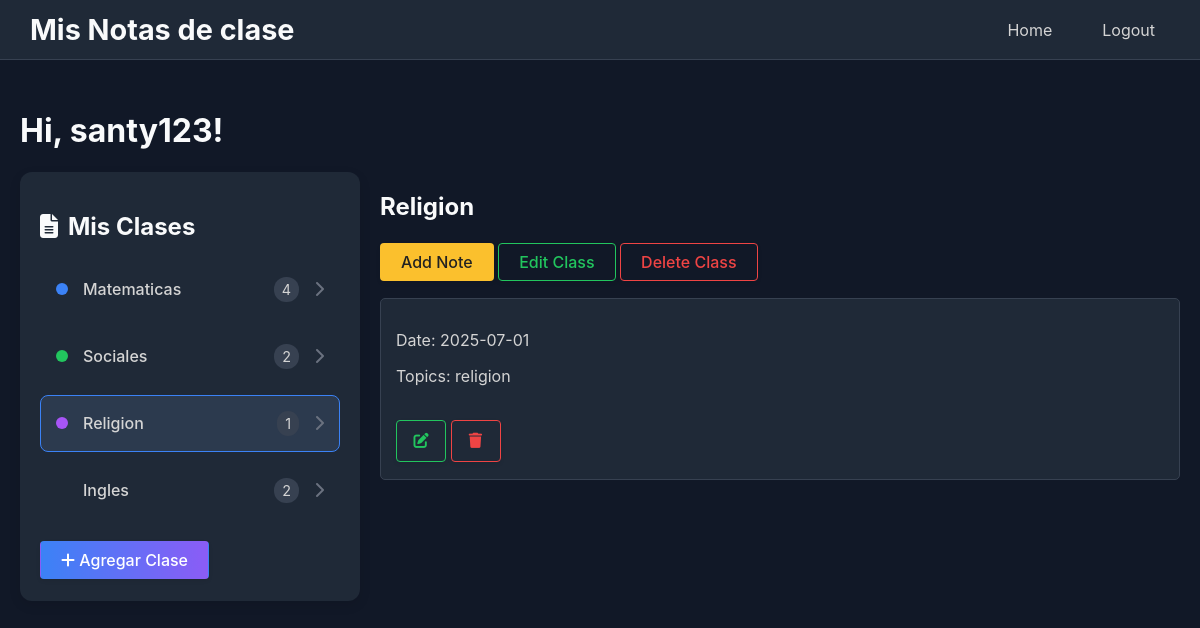
Screenshot of /index/3 (signed in) with the database file from the repository.
### app/models.py (models this page shows, shortened)
class User(UserMixin, db.Model):
    id = db.Column(db.Integer, primary_key=True)
    username = db.Column(db.String(64), index=True, unique=True)
    email = db.Column(db.String(120), index=True, unique=True)
    password_hash = db.Column(db.String(128))
    classes = db.relationship('Class', backref='author', lazy='dynamic')

class Class(db.Model):
    id = db.Column(db.Integer, primary_key=True)
    name = db.Column(db.String(140))
    user_id = db.Column(db.Integer, db.ForeignKey('user.id'))
    notes = db.relationship('Note', backref='cl', lazy='dynamic', cascade="all, delete-orphan")

class Note(db.Model):
    id = db.Column(db.Integer, primary_key=True)
    date = db.Column(db.String(140))
    topics = db.Column(db.String(140))
    class_id = db.Column(db.Integer, db.ForeignKey('class.id'))
    images = db.relationship('NoteImage', backref='note', lazy='dynamic', cascade="all, delete-orphan")

### app/routes.py (the view)
@app.route('/')
@app.route('/index')
@app.route('/index/<int:class_id>')
@login_required
def index(class_id=None):
    classes = Class.query.filter_by(user_id=current_user.id).all()
    if class_id is None and classes:
        selected_class = classes[0]
    else:
        selected_class = Class.query.get(class_id)
    notes = []
    if selected_class:
        notes = Note.query.filter_by(class_id=selected_class.id).all()
    return render_template('index.html', title='Home', classes=classes, notes=notes, selected_class=selected_class)

### app/models.py (called while the page is built)
@login.user_loader
def load_user(id):
    return User.query.get(int(id))

### app/templates/index.html (shortened to what this page needs)
{% extends "base.html" %}
{% block content %}
    <h1>Hi, {{ current_user.username }}!</h1>
    <div class="container">
        <div class="classes-menu">
            <h2><i class="fa-solid fa-file-lines"></i> Mis Clases</h2>
            <ul class="class-list">
                {% for class in classes %}
                <li class="class-item {% if selected_class and class.id == selected_class.id %}active{% endif %}">
                    <a href="{{ url_for('index', class_id=class.id) }}">
                        <span class="class-color-dot"></span>
                        <span class="class-name">{{ class.name }}</span>
                        <span class="note-count">{{ class.notes.count() }}</span>
                        <i class="fa-solid fa-chevron-right"></i>
                    </a>
                </li>
                {% endfor %}
            </ul>
            <a href="{{ url_for('add_class') }}" class="btn-action btn-add-class">
                <i class="fa-solid fa-plus"></i> Agregar Clase
            </a>
        </div>
        <div class="day-notes">
            {% if selected_class %}
                <h2>{{ selected_class.name }}</h2>
                <a href="{{ url_for('add_note', class_id=selected_class.id) }}" class="btn-action btn-note">Add Note</a>
                <a href="{{ url_for('edit_class', id=selected_class.id) }}" class="btn-action btn-edit">Edit Class</a>
                <a href="{{ url_for('delete_class', id=selected_class.id) }}" class="btn-action btn-delete">Delete Class</a>
                {% for note in notes %}
                    <div class="note">
                        <p>Date: {{ note.date }}</p>
                        <p>Topics: {{ note.topics }}</p>
                        <div class="note-actions">
                            <a href="{{ url_for('edit_note', id=note.id) }}" class="btn-action btn-edit btn-icon" title="Edit Note"><i class="fa-solid fa-pen-to-square"></i></a>
                            <a href="{{ url_for('delete_note', id=note.id) }}" class="btn-action btn-delete btn-icon" title="Delete Note"><i class="fa-solid fa-trash"></i></a>
                        </div>
                    </div>
                {% endfor %}
            {% else %}
                <h2>Day Notes</h2>
                <p>No class selected. Select a class to see the notes.</p>
            {% endif %}
        </div>
    </div>
{% endblock %}

### app/static/style.css (style rules this page uses)
body { font-family: -apple-system, BlinkMacSystemFont, "Segoe UI", Roboto, Helvetica, Arial, sans-serif; margin: 0; display: flex; height: 100vh; background-color: #111827; color: #d4d4d4; }
.container { display: flex; gap: 20px; }
.classes-menu { width: 300px; background-color: #1F2937; padding: 20px; border-radius: 12px; box-shadow: 0 4px 12px rgba(0, 0, 0, 0.1); }
.classes-menu h2 { display: flex; align-items: center; gap: 10px; font-size: 1.5em; margin-bottom: 20px; }
.class-list { list-style: none; padding: 0; margin: 0; margin-bottom: 20px; }
.class-item { display: flex; align-items: center; padding: 15px; border-radius: 8px; margin-bottom: 10px; cursor: pointer; transition: background-color 0.2s; border: 1px solid transparent; }
.class-item.active { background-color: #2c3a4e; border-color: #3b82f6; }
.class-color-dot { width: 12px; height: 12px; border-radius: 50%; margin-right: 15px; }
.class-item:nth-child(1) .class-color-dot { background-color: #3b82f6; }
.class-item:nth-child(2) .class-color-dot { background-color: #22c55e; }
.class-item:nth-child(3) .class-color-dot { background-color: #a855f7; }
.class-name { flex-grow: 1; font-weight: 500; }
.note-count { background-color: #374151; padding: 4px 8px; border-radius: 12px; font-size: 0.9em; margin-right: 15px; }
.class-item i { color: #6b7280; }
.btn-add-class { display: flex; align-items: center; justify-content: center; padding: 15px; border-radius: 8px; background: linear-gradient(to right, #3b82f6, #8b5cf6); color: white; font-size: 1.1em; font-weight: 500; text-decoration: none; gap: 10px; }
.day-notes { flex-grow: 1; }
.note { background-color: #1F2937; border: 1px solid #374151; padding: 15px; margin-bottom: 15px; margin-top: 15px; border-radius: 5px; }
.note-actions { margin-top: 16px; }
h1, h2, h3 { color: #F9FAFB; }
a { color: #38bdf8; }
.btn-action { display: inline-block; font-family: inherit; font-size: 1em; font-weight: 500; padding: 8px 20px; border: 1px solid transparent; border-radius: 4px; box-shadow: 0 2px 4px rgba(0,0,0,0.08); cursor: pointer; transition: background 0.2s, box-shadow 0.2s, color 0.2s; text-decoration: none; margin: 2px 0; }
.btn-edit { background: transparent; color: #22c55e; border-color: #22c55e; }
.btn-delete { background: transparent; color: #ef4444; border-color: #ef4444; }
.btn-note { background: #fbc02d; color: #222; }
.btn-icon { padding: 4px 8px; font-size: 0.95em; min-width: 32px; min-height: 32px; display: inline-flex; align-items: center; justify-content: center; }
.class-item a { text-decoration: none; color: inherit; display: flex; align-items: center; width: 100%; }

### rows the page displays
User: username "santy123"
Class: name "Matematicas", notes.count "4"
Class: name "Sociales", notes.count "2"
Class: name "Religion", notes.count "1"
Class: name "Ingles", notes.count "2"
Note: date "2025-07-01", topics "religion"
